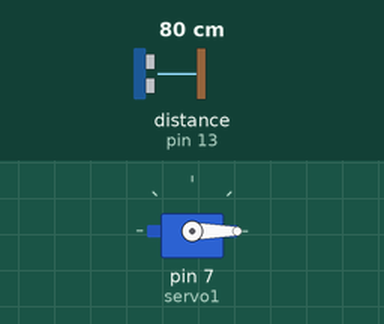
This sketch was run on a simulated Arduino Uno, built with avr-gcc and run on an emulated ATmega328P. Shown: servo. Wiring (inferred from the names in the program): ultrasonic range finder: trigger pin 12; echo pin 13. The test bench sets the inputs (shaded band); at power-on: distance to the obstacle (sensor on pin 13) 80 cm. The echo pulse lasts 58.3 µs per cm.

Above: at 1.2 s.
1.3 s: distance to the obstacle (sensor on pin 13) set to 13 cm
2.8 s: distance to the obstacle (sensor on pin 13) set to 10 cm
At 4.0 s:
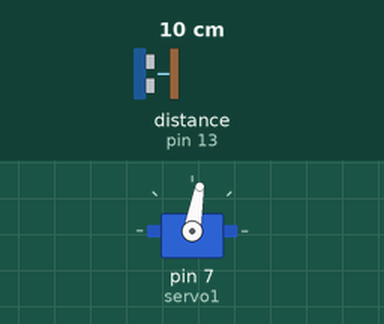
Timing chart, 0 to 5.8 s (numbered marks = the images above; inputs shaded):
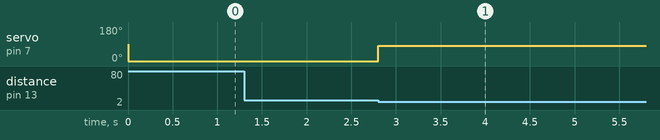

The sketch:

ulter.ino
```cpp
#include <Servo.h>
Servo servo1;
int trigPin = 12;
int echoPin = 13;
long distance;
long duration;

void setup()
{
servo1.attach(7);
 pinMode(trigPin, OUTPUT);
 pinMode(echoPin, INPUT);// put your setup code here, to run once:
}

void loop() {
  ultra();
  servo1.write(0);
  if(distance <= 10){
  servo1.write(80);
  }
}

void ultra(){
  digitalWrite(trigPin, LOW);
  delayMicroseconds(2);
  digitalWrite(trigPin, HIGH);
  delayMicroseconds(10);
  digitalWrite(trigPin, LOW);
  duration = pulseIn(echoPin, HIGH);
  distance = duration*0.034/2;
  }
```

Measured:
- the behaviour switches between 12 and 11 cm on distance to the obstacle (sensor on pin 13) (found by bisection; images 0 and 1)
- after the input at 1.3 s, every drawn part: stays the same
- after the input at 2.8 s, servo on pin 7 (servo1): 0° → 80° at once
